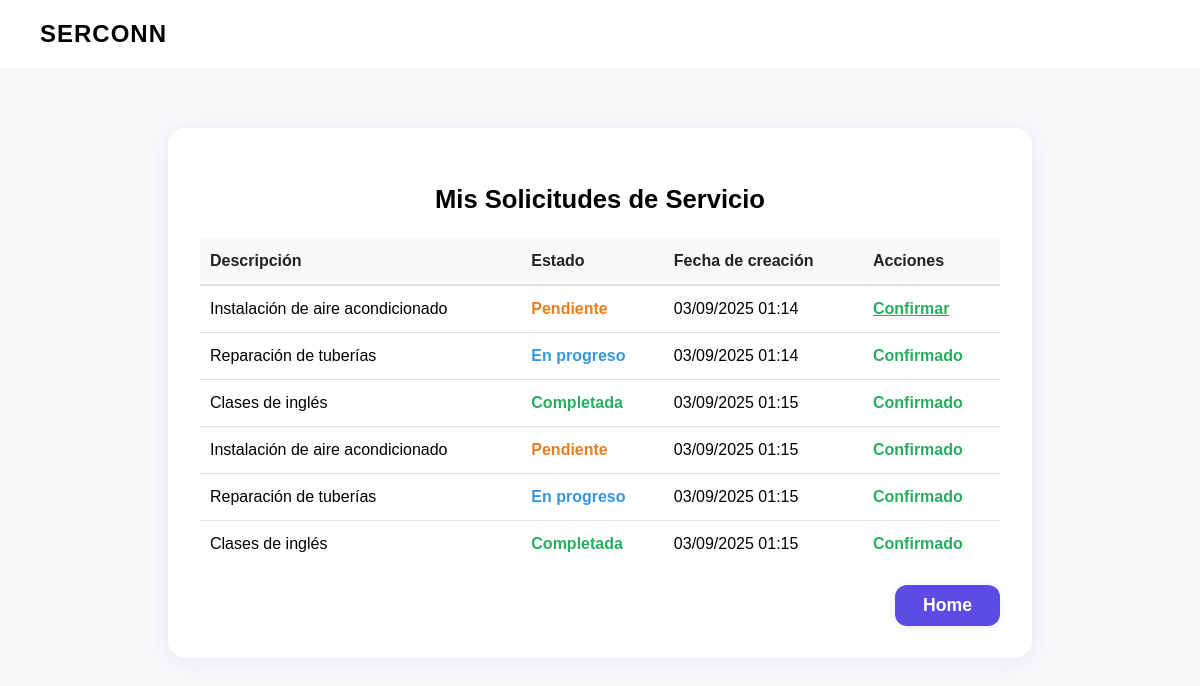
The app's page /dashboard/ (signed in) with its own data.
### serconn_app/models.py (models this page shows, shortened)
class ServiceRequest(models.Model):
    STATUS_CHOICES = [
        ('pending', 'Pendiente'),
        ('in_progress', 'En progreso'),
        ('completed', 'Completada'),
        ('cancelled', 'Cancelada'),
    ]
    seeker = models.ForeignKey(
        settings.AUTH_USER_MODEL,
        on_delete=models.CASCADE,
        related_name='service_requests'
    )
    description = models.TextField()
    status = models.CharField(
        max_length=20,
        choices=STATUS_CHOICES,
        default='pending'
    )
    created_at = models.DateTimeField(auto_now_add=True)
    seeker_confirmed = models.BooleanField(default=False)
    provider_confirmed = models.BooleanField(default=False)

### serconn_app/views.py (the view)
# urls.py: path('dashboard/', seeker_dashboard, name='seeker_dashboard'),
@login_required
def seeker_dashboard(request):
    service_requests = ServiceRequest.objects.filter(seeker=request.user)
    return render(request, 'seeker_dashboard.html', {'service_requests': service_requests})

### serconn_app/templates/seeker_dashboard.html (shortened to what this page needs)
<!DOCTYPE html>
<html lang="es">
<head>
</head>
<body>
    <div class="header">
    SERCONN
</div>
    <div class="dashboard-container">
        <h1>Mis Solicitudes de Servicio</h1>
        <table>
            <tr>
                <th>Descripción</th>
                <th>Estado</th>
                <th>Fecha de creación</th>
                <th>Acciones</th>
            </tr>
            {% for request in service_requests %}
            <tr>
                <td>{{ request.description }}</td>
                <td class="status-{{ request.status }}">{{ request.get_status_display }}</td>
                <td>{{ request.created_at|date:"d/m/Y H:i" }}</td>
                <td>
                    {% if not request.seeker_confirmed and user == request.seeker %}
                        <a href="{% url 'confirm_service' request.pk %}" style="color:#27ae60;font-weight:bold;">Confirmar</a>
                    {% elif request.seeker_confirmed %}
                        <span style="color:#27ae60;font-weight:bold;">Confirmado</span>
                    {% endif %}
                </td>
            </tr>
            {% empty %}
            <tr class="empty-row">
                <td colspan="4">No tienes solicitudes de servicio.</td>
            </tr>
            {% endfor %}
        </table>
        <div style="width: 100%; display: flex; justify-content: flex-end; margin-top: 18px;">
            <a href="{% url 'service_search' %}"
               style="background: #5c4ce4; color: #fff; font-weight: bold; padding: 10px 28px; border-radius: 12px; text-decoration: none; font-size: 1.1rem; box-shadow: 0 2px 8px rgba(44,44,84,0.08); transition: background 0.2s;">
                Home
            </a>
        </div>
    </div>
</body>
</html>

### serconn_app/templates/seeker_dashboard.html (style rules this page uses)
body { background: #f7f9fb; font-family: 'Montserrat', Arial, sans-serif; margin: 0; }
.header { background: #fff; padding: 20px 40px; font-weight: bold; font-size: 1.5rem; letter-spacing: 1px; box-shadow: 0 2px 8px rgba(0,0,0,0.03); }
.dashboard-container { max-width: 800px; margin: 60px auto; background: #fff; border-radius: 18px; box-shadow: 0 4px 24px rgba(44, 44, 84, 0.08); padding: 40px 32px 32px 32px; }
h1 { font-size: 1.6rem; font-weight: bold; margin-bottom: 24px; text-align: center; }
table { width: 100%; border-collapse: collapse; margin-top: 16px; }
th, td { padding: 14px 10px; text-align: left; }
th { background: #f7f9fb; font-weight: bold; color: #222; border-bottom: 2px solid #e0e0e0; }
tr { background: #fff; border-bottom: 1px solid #e0e0e0; }
tr:last-child { border-bottom: none; }
.status-pending { color: #e67e22; font-weight: bold; }
.status-in_progress { color: #3498db; font-weight: bold; }
.status-completed { color: #27ae60; font-weight: bold; }

### records on screen
ServiceRequest: description "Instalación de aire acondicionado", status "Pendiente", created_at "03/09/2025 01:14", seeker_confirmed "Confirmar"
ServiceRequest: description "Reparación de tuberías", status "En progreso", created_at "03/09/2025 01:14", seeker_confirmed "Confirmado"
ServiceRequest: description "Clases de inglés", status "Completada", created_at "03/09/2025 01:15", seeker_confirmed "Confirmado"
ServiceRequest: description "Instalación de aire acondicionado", status "Pendiente", created_at "03/09/2025 01:15", seeker_confirmed "Confirmado"
ServiceRequest: description "Reparación de tuberías", status "En progreso", created_at "03/09/2025 01:15", seeker_confirmed "Confirmado"
ServiceRequest: description "Clases de inglés", status "Completada", created_at "03/09/2025 01:15", seeker_confirmed "Confirmado"
